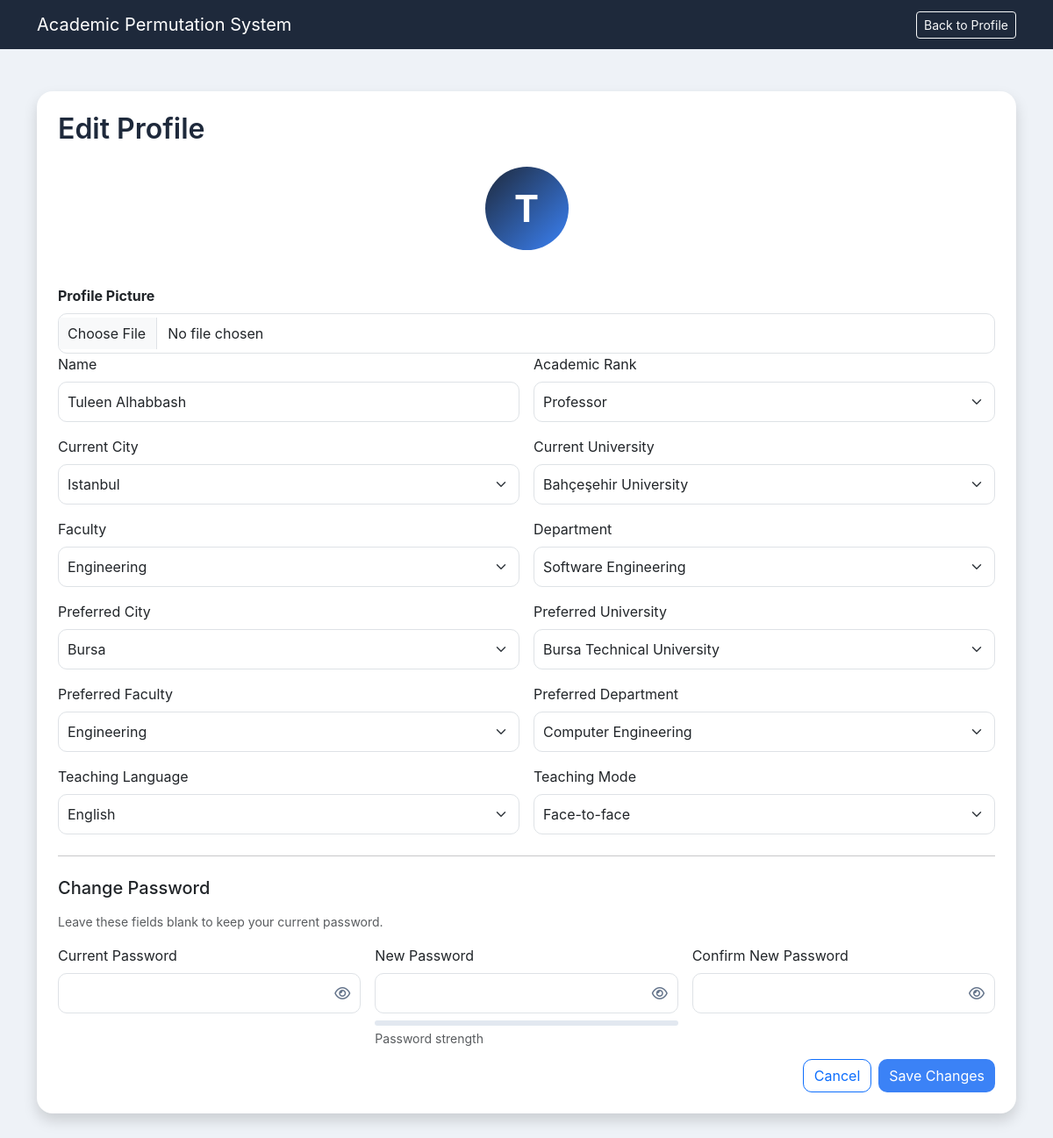
The page /edit-profile/1 (signed in) on the database its author committed.
### tables this page shows
CREATE TABLE "users" (
	"id"	INTEGER,
	"email"	TEXT,
	"name"	TEXT NOT NULL,
	"rank"	TEXT NOT NULL,
	"department"	TEXT NOT NULL,
	"current_faculty"	TEXT,
	"current_university"	TEXT NOT NULL,
	"current_city"	TEXT NOT NULL,
	"preferred_faculty"	TEXT,
	"preferred_department"	TEXT,
	"preferred_university"	TEXT NOT NULL,
	"preferred_city"	TEXT NOT NULL,
	"teaching_language"	TEXT,
	"teaching_mode"	TEXT,
	"profile_picture"	TEXT, password_hash TEXT,
	PRIMARY KEY("id" AUTOINCREMENT)
);

### app.py (the view, shortened to what this page needs)
@app.route("/edit-profile/<int:user_id>", methods=["GET", "POST"])
def edit_profile(user_id):
    if not is_logged_in():
        return redirect("/login")
    conn = sqlite3.connect("database.db")
    conn.row_factory = sqlite3.Row
    cursor = conn.cursor()
    cursor.execute("SELECT * FROM users WHERE id = ?", (user_id,))
    user = cursor.fetchone()
    if user is None:
        conn.close()
        return "User not found"
    if user["email"] != session["email"]:
        conn.close()
        return redirect("/dashboard")
    back_url = profile_back_url(user_id)
    conn.close()
    return render_template(
    "edit_profile.html",
    user=user,
    back_url=back_url,
    t=get_translations(),
    lang=get_language()
)

### app.py (called while the page is built)
def is_logged_in():
    return "email" in session

def get_language():
    return session.get("language", "en")

def get_translations():
    lang = get_language()
    return translations.get(lang, translations["en"])

def profile_back_url(user_id):
    back_url = request.args.get("back_url")
    if back_url:
        return back_url
    referrer = request.referrer or ""
    own_profile_path = f"/profile/{user_id}"
    if referrer and "/edit-profile/" not in referrer and own_profile_path not in referrer:
        return referrer
    return "/dashboard"

### templates/edit_profile.html (shortened to what this page needs)
<!DOCTYPE html>
<html lang="{{ lang }}">
<head>
    <link href="https://cdn.jsdelivr.net/npm/bootstrap@5.3.3/dist/css/bootstrap.min.css" rel="stylesheet">
    <link href="https://cdnjs.cloudflare.com/ajax/libs/font-awesome/6.5.1/css/all.min.css" rel="stylesheet">
    <link rel="stylesheet" href="{{ url_for('static', filename='style.css') }}">
</head>
<body>
<nav class="navbar navbar-dark">
    <div class="container d-flex justify-content-between align-items-center">
        <a class="navbar-brand" href="/dashboard">{{ t["app_name"] }}</a>
        <a
    href="/profile/{{ user['id'] }}?back_url={{ back_url|urlencode }}"
    class="btn btn-outline-light btn-sm"
>
    {{ t["back_to_profile"] }}
</a>
    </div>
</nav>
<div class="container py-5">
    <div class="card shadow p-4">
        <h2 class="mb-4">{{ t["edit_profile"] }}</h2>
        <div class="text-center mb-4">
    {% if user['profile_picture'] %}
        <img src="{{ url_for('static', filename=user['profile_picture']) }}"
             class="rounded-circle mb-3"
             style="width:150px;height:150px;object-fit:cover;">
    {% else %}
        <div class="profile-avatar mx-auto">
            {{ user['name'][0]|upper }}
        </div>
    {% endif %}
</div>
       <form method="POST" enctype="multipart/form-data">
        <div class="mt-3">
        <label class="form-label fw-bold">{{ t["profile_picture"] }}</label>
        <input type="file"
               name="profile_picture"
               class="form-control"
               accept=".jpg,.jpeg,.png">
    </div>
            <div class="row g-3">
                <div class="col-md-6">
                    <label class="form-label">{{ t["name"] }}</label>
                    <input type="text" name="name" class="form-control" value="{{ user['name'] }}" required>
                </div>
                <div class="col-md-6">
                    <label class="form-label">{{ t["academic_rank"] }}</label>
                    <select name="rank" class="form-select" required>
                        <option {% if user['rank'] == 'Professor' %}selected{% endif %}>Professor</option>
                    </select>
                </div>
                <div class="col-md-6">
                    <label class="form-label">{{ t["current_city"] }}</label>
                    <select name="current_city" id="current_city" class="form-select" onchange="updateUniversities('current')" required>
                        <option {% if user['current_city'] == 'Istanbul' %}selected{% endif %}>Istanbul</option>
                    </select>
                </div>
                <div class="col-md-6">
                    <label class="form-label">{{ t["current_university"] }}</label>
                    <select name="current_university" id="current_university" class="form-select" required></select>
                </div>
                <div class="col-md-6">
                    <label class="form-label">{{ t["faculty"] }}</label>
                    <select name="current_faculty" id="current_faculty" class="form-select" onchange="updateDepartments('current')" required>
                        <option {% if user['current_faculty'] == 'Engineering' %}selected{% endif %}>Engineering</option>
                    </select>
                </div>
                <div class="col-md-6">
                    <label class="form-label">{{ t["department"] }}</label>
                    <select name="department" id="current_department" class="form-select" required></select>
                </div>
                <div class="col-md-6">
                    <label class="form-label">{{ t["preferred_city"] }}</label>
                    <select name="preferred_city" id="preferred_city" class="form-select" onchange="updateUniversities('preferred')" required>
                        <option {% if user['preferred_city'] == 'Bursa' %}selected{% endif %}>Bursa</option>
                    </select>
                </div>
                <div class="col-md-6">
                    <label class="form-label">{{ t["preferred_university"] }}</label>
                    <select name="preferred_university" id="preferred_university" class="form-select" required></select>
                </div>
                <div class="col-md-6">
                    <label class="form-label">{{ t["preferred_faculty"] }}</label>
                    <select name="preferred_faculty" id="preferred_faculty" class="form-select" onchange="updateDepartments('preferred')" required>
                        <option {% if user['preferred_faculty'] == 'Engineering' %}selected{% endif %}>Engineering</option>
                    </select>
                </div>
                <div class="col-md-6">
                    <label class="form-label">{{ t["preferred_department"] }}</label>
                    <select name="preferred_department" id="preferred_department" class="form-select" required></select>
                </div>
                <div class="col-md-6">
                    <label class="form-label">{{ t["teaching_language"] }}</label>
                    <select name="teaching_language" class="form-select" required>
                        <option value="English" {% if user['teaching_language'] == 'English' %}selected{% endif %}>English</option>
                    </select>
                </div>
                <div class="col-md-6">
                    <label class="form-label">{{ t["teaching_mode"] }}</label>
                    <select name="teaching_mode" class="form-select" required>
                        <option value="Face-to-face" {% if user['teaching_mode'] == 'Face-to-face' %}selected{% endif %}>Face-to-face</option>
                    </select>
                </div>
            </div>
            <hr class="my-4">
            <h5 class="mb-3">{{ t["change_password"] }}</h5>
            <p class="text-muted small mb-3">{{ t["leave_password_blank"] }}</p>
            <div class="row g-3">
                <div class="col-md-4">
                    <label class="form-label">{{ t["current_password"] }}</label>
                    <div class="password-field">
                        <input type="password" name="current_password" id="current_password" class="form-control" autocomplete="current-password">
                        <button type="button" class="password-toggle" aria-label="Show current password" onclick="togglePassword('current_password', this)">
                            <i class="fa-regular fa-eye"></i>
                        </button>
                    </div>
                </div>
                <div class="col-md-4">
                    <label class="form-label">{{ t["new_password"] }}</label>
                    <div class="password-field">
                        <input type="password" name="new_password" id="new_password" class="form-control" minlength="8" autocomplete="new-password" oninput="updatePasswordStrength(this.value, 'editPasswordStrength')">
                        <button type="button" class="password-toggle" aria-label="Show new password" onclick="togglePassword('new_password', this)">
                            <i class="fa-regular fa-eye"></i>
                        </button>
                    </div>
                    <div class="password-strength mt-2" id="editPasswordStrength">
                        <small class="password-strength-label text-muted">{{ t["password_strength"] }}</small>
                    </div>
                </div>
                <div class="col-md-4">
                    <label class="form-label">{{ t["confirm_new_password"] }}</label>
                    <div class="password-field">
                        <input type="password" name="confirm_password" id="confirm_password" class="form-control" minlength="8" autocomplete="new-password">
                        <button type="button" class="password-toggle" aria-label="Show confirmed password" onclick="togglePassword('confirm_password', this)">
                            <i class="fa-regular fa-eye"></i>
                        </button>
                    </div>
                </div>
            </div>
            <div class="d-flex justify-content-end gap-2 mt-4">
                <a href="/profile/{{ user['id'] }}?back_url={{ back_url|urlencode }}" class="btn btn-outline-primary">{{ t["cancel"] }}</a>
                <button type="submit" class="btn btn-primary">{{ t["save_changes"] }}</button>
            </div>
        </form>
    </div>
</div>
</body>
</html>

### static/style.css (style rules this page uses)
body { font-family: -apple-system, BlinkMacSystemFont, "Segoe UI", Roboto, sans-serif; background-color: #eef2f7; color: #1e293b; }
.navbar { background: #1e293b !important; }
h1, h2, h4 { font-weight: 600; color: #1e293b; }
.card { border: none; border-radius: 18px; transition: all 0.2s ease; }
.btn-primary { background-color: #3b82f6; border: none; border-radius: 10px; }
.btn-outline-primary { border-radius: 10px; }
.form-control, .form-select { border-radius: 10px; padding: 10px; }
.profile-avatar { width: 95px; height: 95px; border-radius: 50%; background: linear-gradient(135deg, #1e293b, #3b82f6); color: white; display: flex; align-items: center; justify-content: center; font-size: 42px; font-weight: 700; margin: auto; }
.password-field { position: relative; }
.password-field .form-control { padding-right: 2.75rem; }
.password-toggle { position: absolute; top: 50%; right: 0.75rem; transform: translateY(-50%); border: 0; background: transparent; color: #64748b; padding: 0; line-height: 1; }
.password-strength { height: 1.25rem; }
.password-strength::before { content: ""; display: block; height: 0.35rem; border-radius: 999px; background-color: #e2e8f0; }
.password-strength-label { display: block; margin-top: 0.25rem; }

### rows shown on the page
users: name "T", name "Tuleen Alhabbash", rank "Professor", current_city "Istanbul", current_faculty "Engineering", preferred_city "Bursa", preferred_faculty "Engineering", teaching_language "English", teaching_mode "Face-to-face"

### other values the page prints
{{ t["app_name"] }} "Academic Permutation System"
{{ t["back_to_profile"] }} "Back to Profile"
{{ t["edit_profile"] }} "Edit Profile"
{{ t["profile_picture"] }} "Profile Picture"
{{ t["name"] }} "Name"
{{ t["academic_rank"] }} "Academic Rank"
{{ t["current_city"] }} "Current City"
{{ t["current_university"] }} "Current University"
{{ t["faculty"] }} "Faculty"
{{ t["department"] }} "Department"
{{ t["preferred_city"] }} "Preferred City"
{{ t["preferred_university"] }} "Preferred University"
{{ t["preferred_faculty"] }} "Preferred Faculty"
{{ t["preferred_department"] }} "Preferred Department"
{{ t["teaching_language"] }} "Teaching Language"
